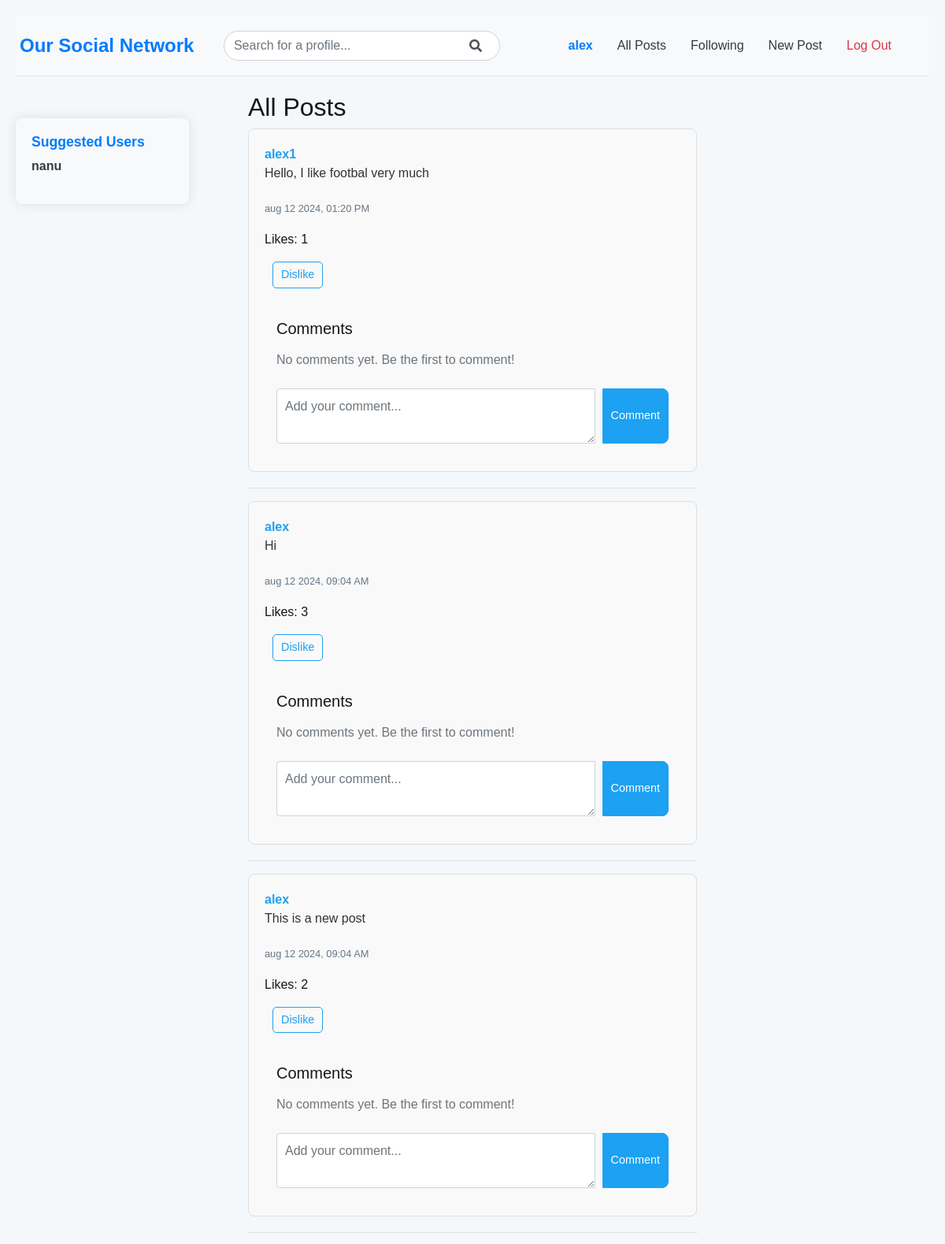
The app's page / (signed in, upper part), older data.
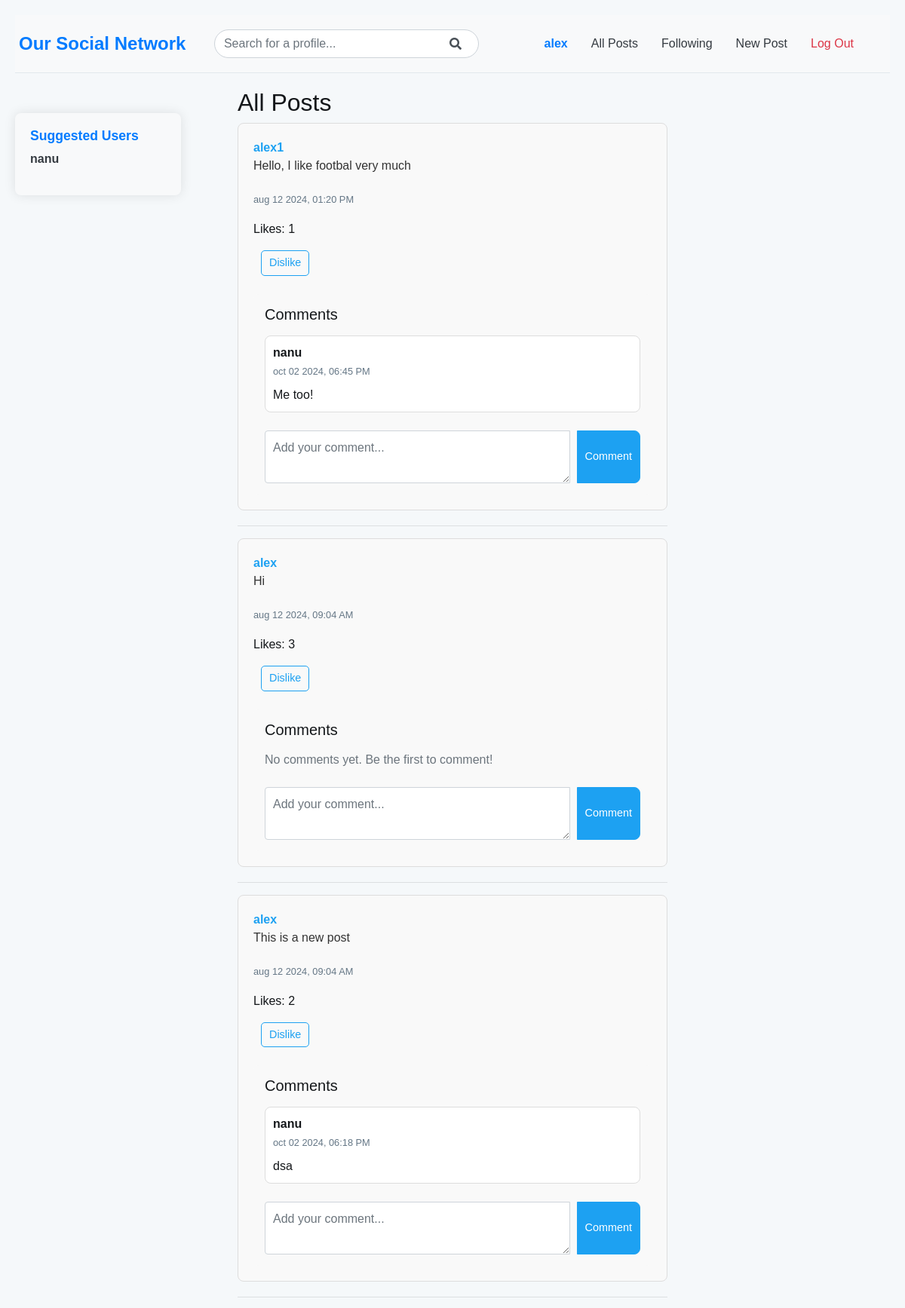
The same page, newer data.
### network/models.py (models this page shows, shortened)
class Post(models.Model):
    user = models.ForeignKey(User, on_delete=models.CASCADE, related_name="posts")
    content = models.TextField(blank=True)
    timestamp = models.DateTimeField(auto_now_add=True)
    likes = models.ManyToManyField(User, related_name="liked_posts")

class User(AbstractUser):
    followers = models.ManyToManyField("self", blank=True, symmetrical=False, related_name="following")

class Comment(models.Model):
    post = models.ForeignKey(Post, on_delete=models.CASCADE, related_name="post_comments")
    user = models.ForeignKey(User, on_delete=models.CASCADE, related_name="user_comments")
    content = models.TextField()
    timestamp = models.DateTimeField(auto_now_add=True)

### network/views.py (the view)
# urls.py: path("", views.index, name="index"),
def index(request):
    posts = Post.objects.all().order_by('-timestamp')
    paginator = Paginator(posts, 10)
    page_number = request.GET.get('page')
    page_obj = paginator.get_page(page_number)
    if request.user.is_authenticated:
        suggested_users = User.objects.exclude(id__in=request.user.following.all()).exclude(id=request.user.id)
    else:
        suggested_users = None
    return render(request, 'network/index.html', {
        'page_obj': page_obj,
        'suggested_users': suggested_users
    })

### network/templates/network/index.html (shortened to what this page needs)
{% extends "network/layout.html" %}
{% block body %}
    <h2>All Posts</h2>
    {% for post in page_obj %}
        <div class="post" id="post-{{ post.id }}">
            <a href="{% url 'profile' post.user.username %}">{{ post.user }}</a>
            <p class="post-content">{{ post.content }}</p>
            <p><small>{{ post.timestamp|date:"b d Y, h:i A" }}</small></p>
            <p class="likes-count">Likes: {{ post.likes.count }}</p>
             {% if user.is_authenticated %}
                {% if request.user in post.likes.all %}
                    <button class="btn btn-sm btn-outline-primary like-btn" data-post-id="{{ post.id }}">Dislike</button>
                {% else %}
                    <button class="btn btn-sm btn-outline-primary like-btn" data-post-id="{{ post.id }}">Like</button>
                {% endif %}
                <div class="comments-section mt-4">
                    <h5 class="mb-3">Comments</h5>
                    <div class="comments-list">
                        {% for comment in post.post_comments.all %}
                            <div class="card mb-3" id="comment-{{ comment.id }}">
                                <div class="card-body">
                                    <div class="d-flex justify-content-between">
                                        <div>
                                            <strong>{{ comment.user.username }}</strong> <br>
                                            <small>{{ comment.timestamp|date:"b d Y, h:i A" }}</small>
                                        </div>
                                    </div>
                                    <p class="mt-2 mb-0">{{ comment.content }}</p>
                                </div>
                            </div>
                        {% empty %}
                            <p class="text-muted">No comments yet. Be the first to comment!</p>
                        {% endfor %}
                    </div>
                    <form id="comment-form" method="POST" action="{% url 'add_comment' post.id %}" class="mt-4">
                        <div class="input-group">
                            <textarea class="form-control" name="content" placeholder="Add your comment..." rows="2" required></textarea>
                            <div class="input-group-append">
                                <button class="btn btn-primary" type="submit">Comment</button>
                            </div>
                        </div>
                    </form>
                </div>
            {% endif %}
        </div>
        <hr>
    {% endfor %}
{% endblock %}

### network/templates/network/layout.html (shortened to what this page needs)
{% load static %}
<!DOCTYPE html>
<html lang="en">
    <head>
        <link rel="stylesheet" href="https://stackpath.bootstrapcdn.com/bootstrap/4.4.1/css/bootstrap.min.css">
        <link href="{% static 'network/styles.css' %}" rel="stylesheet">
        <link rel="stylesheet" href="https://cdnjs.cloudflare.com/ajax/libs/font-awesome/5.15.4/css/all.min.css">
    </head>
    <body>
        <div class="main-content">
          <nav class="navbar navbar-expand-lg navbar-light bg-light">
            <div class="container">
                <a class="navbar-brand font-weight-bold text-primary" href="{% url 'index' %}" style="margin-left: -20px;">
                    Our Social Network
                </a>
                <div class="collapse navbar-collapse justify-content-center" id="navbarNav">
                    <ul class="navbar-nav mx-auto">
                        {% if user.is_authenticated %}
                            <li class="nav-item">
                                <form class="form-inline my-2 my-lg-0" action="{% url 'search' %}" method="GET">
                                    <div class="input-group">
                                        <input class="form-control" type="search" name="q" placeholder="Search for a profile..." aria-label="Search" style="border-radius: 25px; padding: 12px; width: 350px;">
                                        <div class="input-group-append" style="position: relative;">
                                            <span class="input-group-text" style="background-color: transparent; border: none; position: absolute; right: 10px; top: 50%; transform: translateY(-50%);">
                                                <i class="fas fa-search"></i>
                                            </span>
                                        </div>
                                    </div>
                                </form>
                            </li>
                        {% endif %}
                    </ul>
                </div>
                <div class="collapse navbar-collapse justify-content-end">
                    <ul class="navbar-nav">
                        {% if user.is_authenticated %}
                            <li class="nav-item">
                                <a class="nav-link font-weight-bold text-primary" href="{% url 'profile' user.username %}">{{ user.username }}</a>
                            </li>
                        {% endif %}
                        <li class="nav-item">
                            <a class="nav-link text-dark" href="{% url 'index' %}">All Posts</a>
                        </li>
                        {% if user.is_authenticated %}
                            <li class="nav-item">
                                <a class="nav-link text-dark" href="{% url 'following' %}">Following</a>
                            </li>
                            <li class="nav-item">
                                <a class="nav-link text-dark" href="{% url 'new_post' %}">New Post</a>
                            </li>
                            <li class="nav-item">
                                <a class="nav-link text-danger" href="{% url 'logout' %}">Log Out</a>
                            </li>
                        {% endif %}
                    </ul>
                </div>
            </div>
        </nav>
            <div class="body">
                {% block body %}
                {% endblock %}
                {% if user.is_authenticated %}
                    <div class="suggested-users">
                        <h5>Suggested Users</h5>
                        <ul>
                            {% for user in suggested_users %}
                                <li><a href="{% url 'profile' user.username %}">{{ user.username }}</a></li>
                            {% endfor %}
                        </ul>
                    </div>
                {% endif %}
            </div>
        </div>
    </body>
</html>

Row changes from the older to the newer data that the page shows:
shown differently, row unchanged: Post "Hello, I like footbal very much": no longer shows "No comments yet. Be the first to comment!"
added Comment: user.username "nanu", timestamp "oct 02 2024, 06:45 PM", content "Me too!", shown under Post "Hello, I like footbal very much"
shown differently, row unchanged: Post "This is a new post": no longer shows "No comments yet. Be the first to comment!"
added Comment: user.username "nanu", timestamp "oct 02 2024, 06:18 PM", content "dsa", shown under Post "This is a new post"
